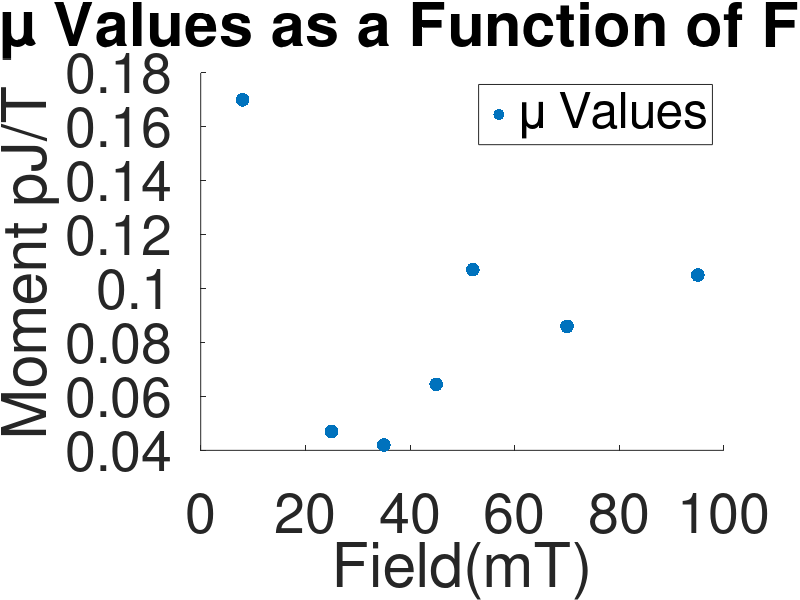

Write the MATLAB code that produced this figure. (Note: this script raises an error after producing the figure.)
%% This top part has been commendeered for the error calculation on the 042722 experiment
%Numbers being divided in denominator may seem random, but they are the
%analytical gradient contained in the mu verification 05/02/22 file 
er1=[0.01, 0.014 ];
er2=[0.0122,	0.0122];
er3=[0.0209	,0.0131,	0.0153	,0.0142];
er4=[0.0167,	0.0282,	0.0195];
er5=[0.0203	,0.0235,	0.0299];
er6=[0.0408,	0.0234];
er7=[0.034	,0.033];


er1=2*sqrt(sum(er1.^2))/(length(er1)*0.375);
er2=2*sqrt(sum(er2.^2))/(length(er2)*1.505);
er3=2*sqrt(sum(er3.^2))/(length(er3)*2.316);
er4=2*sqrt(sum(er4.^2))/(length(er4)*3.192);
er5=2*sqrt(sum(er5.^2))/(length(er5)*3.799);
er6=2*sqrt(sum(er6.^2))/(length(er6)*5.407);
er7=2*sqrt(sum(er7.^2))/(length(er7)*7.466);

er=[er1,er2,er3,er4,er5,er6,er7];
%% 




mo=[0.17,0.047,0.042,0.0645,0.107,0.086,.105]';
B=[8,25,35,45,52,70,95]';

% B2=[10.6,7.6,4.86,2.16,7.73,6.38,5,1.34,2.7,4,4.7]';
% mo2=[ 56.26769627, 28.88888889 ,17.36943907,12.56568779,34.34108527,13.29896907,10.81395349,9.580573951,20.33505155,25.85139319,8.865979381]';
% 
% 



b=linspace(-1000,1000,1000);
b0=500;
sat=1;
Mag=sat.*(coth(b./b0)-1./(b./b0));


figure()
hold on
plot(B,mo,'.','MarkerSize',30)
% plot(B2,mo2,'.','MarkerSize',24)
%plot(b,Mag)

legend('\mu Values')
    title('\mu Values as a Function of Field ')
    xlabel('Field(mT)')
    ylabel('Moment pJ/T')
    h = gca;
    set(h,'FontSize',[40]);
hold off

%% 

linguess=[1,1];
modelfun = @(lcon) linfun(lcon , mo,B);
[lcons] = fminsearch(modelfun,linguess);
linapprox = lcons(1)+( b.* lcons(2));

modelfun2 = @(lcon) linfun(lcon , mo2,B2);
[lcons2] = fminsearch(modelfun2,linguess);
linapprox2 = lcons2(1)+( b.* lcons2(2));

figure()
hold on
plot(B,mo,'.','MarkerSize',30)
%plot(B2,mo2,'.','MarkerSize',30)
plot(b,linapprox,'-','LineWidth',1.8,'Color','k')
%plot(B2,linapprox2,'-','MarkerSize',1.8)

legend('\mu Values', 'Linear Fit' )
    title('\mu Values as a Function of Field ')
    xlabel('Field(mT)')
    ylabel('Moment fJ/T')
    h = gca;
    set(h,'FontSize',[40]);
hold off

%% 
coshguess=[73];


modelfun = @(ccon) Coshfun(ccon , mo,B);
[ccons] = fminsearch(modelfun,coshguess);
coshapprox =sat.*(coth(B./(ccons(1)))-1./(B./ccons(1)));

% modelfun2 = @(ccon) Coshfun(ccon , mo2,B2);
% [ccons2] = fminsearch(modelfun2,coshguess);
% coshapprox2 = sat.*(coth(B2./(ccons2(1)))-1./(B2./ccons2(1)));

coshex=sat.*(coth(b./(ccons(1)))-1./(b./ccons(1)));
% coshex2=sat.*(coth(b./(ccons2(1)))-1./(b./ccons2(1)));
hold on
plot(B,mo,'.','MarkerSize',24)
plot(B,coshapprox,'-','LineWidth',1.8,'Color','k')
plot(b,coshex,'-','LineWidth',1.8,'Color','k')
errorbar(B,mo,er,'Linestyle','none')
legend('\mu Values', 'Coth Fit')
    title('\mu Values as a Function of Field ' )
    xlabel('Field(mT)')
    ylabel('Moment pJ/T')
    xlim([0 300])
    ylim([0 1])
    h = gca;
    set(h,'FontSize',[40]);



hold off
%% 
coshguess=[500,1000];


modelfun = @(ccon) Coshfun2(ccon , mo,B);
[ccons] = fminsearch(modelfun,coshguess);
coshapprox =ccons(2).*(coth(B./(ccons(1)))-1./(B./ccons(1)));



coshex=ccons(2).*(coth(b./(ccons(1)))-1./(b./ccons(1)));

hold on
plot(B,mo,'.','MarkerSize',24)

plot(B,coshapprox,'-','LineWidth',1.8,'Color','k')
plot(b,coshex,'-','LineWidth',1.8,'Color','b')

hold off
%% 


quadguess=[1,1,1];
modelfun = @(qcon) quadfun(qcon , mo,B);
[qcons] = fminsearch(modelfun,quadguess);
quadapprox = qcons(1)+( B.* qcons(2))+((B.^2).*qcons(3));

modelfun2 = @(qcon) quadfun(qcon , mo2,B2);
[qcons2] = fminsearch(modelfun2,quadguess);
quadapprox2 = qcons2(1)+( B2.* qcons2(2))+((B2.^2) .*qcons2(3));
figure()
hold on
plot(B,mo,'.','MarkerSize',24)
plot(B2,mo2,'.','MarkerSize',24)
plot(B,quadapprox,'-','LineWidth',1.8,'Color','k')
plot(B2,quadapprox2,'-','MarkerSize',1.8)
hold off


%% 

function J = Coshfun(par,obs,b)

sat=1;
y=sat.*(coth(b./par(1))-1./(b./par(1)));
J = (y-obs)'*((y-obs));

end 

function J = Coshfun2(par,obs,b)

y=par(2).*(coth(b./par(1))-1./(b./par(1)));
J = (y-obs)'*((y-obs));

end 

function J = linfun(um,obs,rho)

y=um(1)+(rho.*um(2));
J = (y-obs)'*((y-obs));

end 


function J = quadfun(um,obs,rho)

y=um(1)+(rho.*um(2))+(rho.^2 .*um(3)) ;

J = (y-obs)'*((y-obs));

end